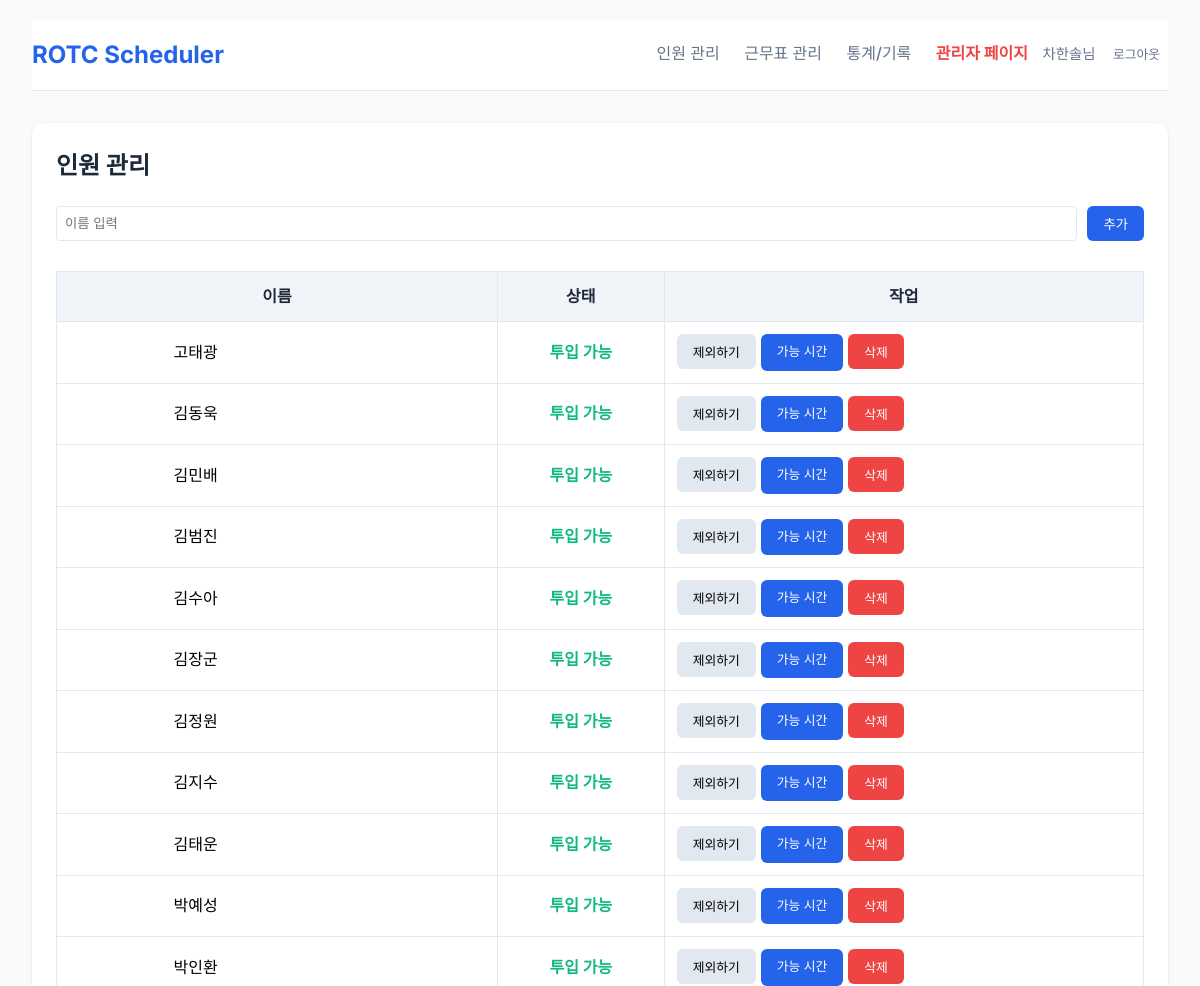
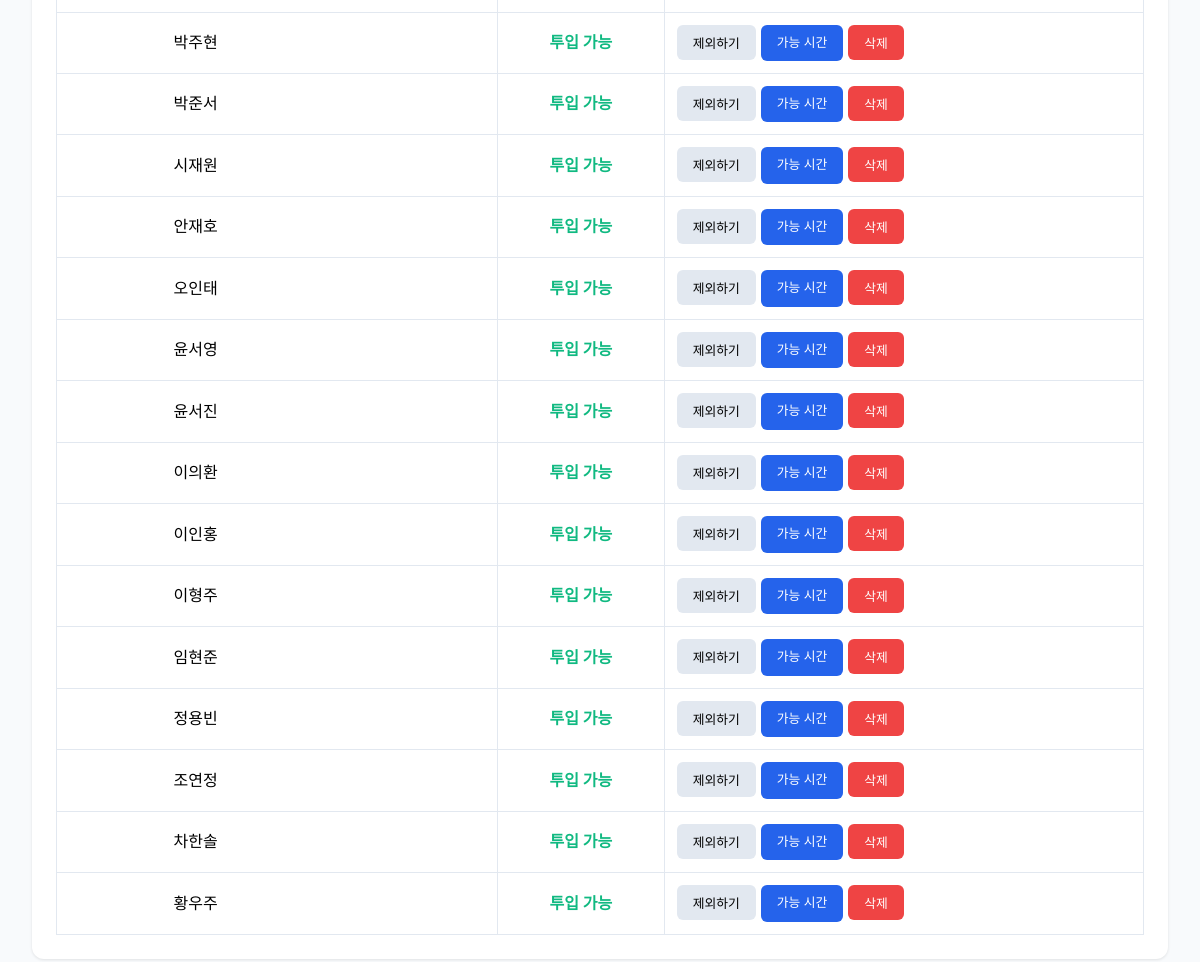
Screenshot of /people (signed in) with the database file from the repository (2 pictures, top to bottom).
### models.py (models this page shows, shortened)
class Person(UserMixin, db.Model):
    id = db.Column(db.Integer, primary_key=True)
    name = db.Column(db.String(100), nullable=False)
    is_active = db.Column(db.Boolean, default=True)
    created_at = db.Column(db.DateTime, default=datetime.utcnow)
    stats_reset_date = db.Column(db.DateTime, nullable=True)  # Track when statistics were reset
    reset_duty_count = db.Column(db.Integer, default=0)  # Total duties at reset time
    stats_hours = db.Column(db.Integer, default=0)  # Current statistics hours (separate from actual duties)
    username = db.Column(db.String(80), unique=True, nullable=True) # Nullable for migration safety, enforce in app
    password_hash = db.Column(db.String(128))
    role = db.Column(db.String(20), default='user') # 'user' or 'admin'
    availabilities = db.relationship('WeeklyAvailability', backref='person', lazy=True, cascade="all, delete-orphan")
    duties = db.relationship('Duty', backref='person', lazy=True)

### app.py (the view, shortened to what this page needs)
@app.route('/people', methods=['GET', 'POST'])
def people_list():
    if request.method == 'POST' and current_user.role != 'admin':
         return "인원 추가는 관리자만 가능합니다.", 403
    people = Person.query.order_by(Person.name).all()
    return render_template('people_list.html', people=people)

### app.py (called while the page is built)
@login_manager.user_loader
def load_user(user_id):
    return Person.query.get(int(user_id))

### templates/people_list.html
{% extends 'base.html' %}
{% block content %}
<div class="card">
    <div style="display: flex; justify-content: space-between; align-items: center; margin-bottom: 20px;">
        <h2>인원 관리</h2>
    </div>
    {% if current_user.role == 'admin' %}
    <form action="{{ url_for('people_list') }}" method="POST" style="display: flex; gap: 10px; margin-bottom: 30px;">
        <input type="text" name="name" placeholder="이름 입력" required
            style="padding: 8px; border: 1px solid var(--border-color); border-radius: 4px; flex-grow: 1;">
        <button type="submit" class="btn btn-primary">추가</button>
    </form>
    {% endif %}
    <table class="roster-table" style="text-align: left;">
        <thead>
            <tr>
                <th>이름</th>
                <th>상태</th>
                <th>작업</th>
            </tr>
        </thead>
        <tbody>
            {% for person in people %}
            <tr>
                <td>
                    {% if current_user.role == 'admin' or current_user.id == person.id %}
                    <form action="{{ url_for('edit_person', id=person.id) }}" method="POST" style="display: inline;">
                        <input type="text" name="name" value="{{ person.name }}"
                            style="border: none; background: transparent; font-size: 1rem;">
                    </form>
                    {% else %}
                    <span style="font-size: 1rem;">{{ person.name }}</span>
                    {% endif %}
                </td>
                <td>
                    {% if person.is_active %}
                    <span style="color: var(--success); font-weight: bold;">투입 가능</span>
                    {% else %}
                    <span style="color: var(--text-muted);">제외됨</span>
                    {% endif %}
                </td>
                <td>
                    <div style="display: flex; gap: 5px;">
                        {% if current_user.role == 'admin' %}
                        <form action="{{ url_for('toggle_person', id=person.id) }}" method="POST"
                            style="display: inline;">
                            <button type="submit" class="btn" style="background: #e2e8f0; font-size: 0.8rem;">
                                {{ '제외하기' if person.is_active else '투입하기' }}
                            </button>
                        </form>
                        {% endif %}
                        <a href="{{ url_for('person_availability', id=person.id) }}" class="btn btn-primary"
                            style="font-size: 0.8rem;">가능 시간</a>
                        {% if current_user.role == 'admin' %}
                        <form action="{{ url_for('delete_person', id=person.id) }}" method="POST"
                            style="display: inline;" onsubmit="return confirm('정말 삭제하시겠습니까?');">
                            <button type="submit" class="btn btn-danger" style="font-size: 0.8rem;">삭제</button>
                        </form>
                        {% endif %}
                    </div>
                </td>
            </tr>
            {% endfor %}
        </tbody>
    </table>
</div>
{% endblock %}

### templates/base.html (shortened to what this page needs)
<!DOCTYPE html>
<html lang="ko">
<head>
    <link rel="stylesheet" href="{{ url_for('static', filename='style.css') }}">
</head>
<body>
    <div class="container">
        <header>
            <nav>
                <a href="{{ url_for('index') }}" class="logo">ROTC Scheduler</a>
                <div class="nav-links">
                    <a href="{{ url_for('people_list') }}">인원 관리</a>
                    <a href="{{ url_for('roster_list') }}">근무표 관리</a>
                    <a href="{{ url_for('history') }}">통계/기록</a>
                    {% if current_user.is_authenticated %}
                    {% if current_user.role == 'admin' %}
                    <a href="{{ url_for('admin_page') }}" style="color: #ef4444; font-weight: bold;">관리자 페이지</a>
                    {% endif %}
                    <span style="font-size: 0.9rem; margin-left: 10px; color: #64748b;">{{ current_user.name }}님</span>
                    <a href="{{ url_for('logout') }}" class="btn btn-secondary"
                        style="margin-left: 5px; padding: 4px 8px; font-size: 0.8rem;">로그아웃</a>
                    {% else %}
                    <a href="{{ url_for('login') }}" class="btn btn-primary"
                        style="margin-left: 10px; padding: 4px 8px; font-size: 0.8rem;">로그인</a>
                    <a href="{{ url_for('signup') }}" class="btn btn-secondary"
                        style="margin-left: 5px; padding: 4px 8px; font-size: 0.8rem;">회원가입</a>
                    {% endif %}
                </div>
            </nav>
        </header>
        <main>
            {% block content %}{% endblock %}
        </main>
    </div>
</body>
</html>

### static/style.css (style rules this page uses)
:root { --primary-color: #2563eb; --primary-hover: #1d4ed8; --bg-color: #f8fafc; --card-bg: #ffffff; --text-main: #1e293b; --text-muted: #64748b; --border-color: #e2e8f0; --success: #10b981; --danger: #ef4444; --warning: #f59e0b; }
* { box-sizing: border-box; margin: 0; padding: 0; }
body { font-family: 'Inter', -apple-system, BlinkMacSystemFont, sans-serif; background-color: var(--bg-color); color: var(--text-main); line-height: 1.6; }
.container { max-width: 98%; margin: 0 auto; padding: 20px; }
header { background: var(--card-bg); border-bottom: 1px solid var(--border-color); padding: 1rem 0; margin-bottom: 2rem; }
nav { display: flex; justify-content: space-between; align-items: center; }
.logo { font-size: 1.5rem; font-weight: 700; color: var(--primary-color); text-decoration: none; }
.nav-links a { margin-left: 20px; text-decoration: none; color: var(--text-muted); font-weight: 500; transition: color 0.2s; }
.card { background: var(--card-bg); border-radius: 12px; box-shadow: 0 1px 3px rgba(0, 0, 0, 0.1); padding: 24px; margin-bottom: 20px; }
.btn { display: inline-block; padding: 0.5rem 1rem; border-radius: 6px; text-decoration: none; font-weight: 500; cursor: pointer; border: none; transition: background 0.2s; }
.btn-primary { background: var(--primary-color); color: white; }
.btn-danger { background: var(--danger); color: white; }
.roster-table { width: 100%; border-collapse: collapse; }
.roster-table th, .roster-table td { border: 1px solid var(--border-color); padding: 12px; text-align: center; white-space: nowrap; }
.roster-table th { background: #f1f5f9; }

### rows the page displays
Person: name "차한솔", shows "투입 가능", is_active "제외하기"
Person: name "고태광", shows "투입 가능", is_active "제외하기"
Person: name "김동욱", shows "투입 가능", is_active "제외하기"
Person: name "김민배", shows "투입 가능", is_active "제외하기"
Person: name "김범진", shows "투입 가능", is_active "제외하기"
Person: name "김수아", shows "투입 가능", is_active "제외하기"
Person: name "김장군", shows "투입 가능", is_active "제외하기"
Person: name "김정원", shows "투입 가능", is_active "제외하기"
Person: name "김지수", shows "투입 가능", is_active "제외하기"
Person: name "김태운", shows "투입 가능", is_active "제외하기"
Person: name "박예성", shows "투입 가능", is_active "제외하기"
Person: name "박인환", shows "투입 가능", is_active "제외하기"
Person: name "박주현", shows "투입 가능", is_active "제외하기"
Person: name "박준서", shows "투입 가능", is_active "제외하기"
Person: name "시재원", shows "투입 가능", is_active "제외하기"
Person: name "안재호", shows "투입 가능", is_active "제외하기"
Person: name "오인태", shows "투입 가능", is_active "제외하기"
Person: name "윤서영", shows "투입 가능", is_active "제외하기"
Person: name "윤서진", shows "투입 가능", is_active "제외하기"
Person: name "이의환", shows "투입 가능", is_active "제외하기"
Person: name "이인홍", shows "투입 가능", is_active "제외하기"
Person: name "이형주", shows "투입 가능", is_active "제외하기"
Person: name "임현준", shows "투입 가능", is_active "제외하기"
Person: name "정용빈", shows "투입 가능", is_active "제외하기"
Person: name "조연정", shows "투입 가능", is_active "제외하기"
Person: name "황우주", shows "투입 가능", is_active "제외하기"
